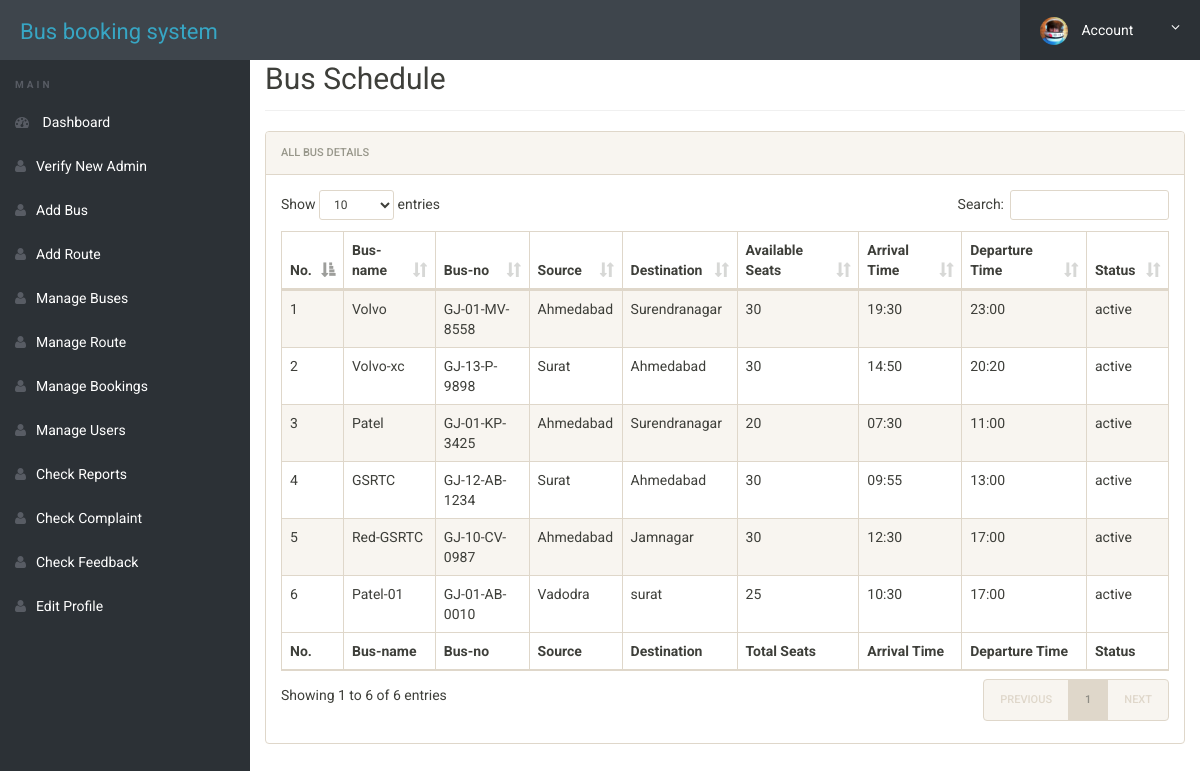
Screenshot of /admin/schedule.php (signed in) with the database file from the repository.
### tables this page shows
CREATE TABLE IF NOT EXISTS `buses` (
  `id` int(11) NOT NULL AUTO_INCREMENT,
  `rid` varchar(11) NOT NULL,
  `bname` varchar(30) NOT NULL,
  `bno` varchar(30) NOT NULL,
  `total_seat` int(30) NOT NULL,
  `source` varchar(50) NOT NULL,
  `destination` varchar(50) NOT NULL,
  `arrival` varchar(10) NOT NULL,
  `departure` varchar(10) NOT NULL,
  `price` int(11) NOT NULL,
  `status` int(1) NOT NULL,
  `created_at` timestamp NOT NULL DEFAULT CURRENT_TIMESTAMP,
  `updated_at` timestamp NOT NULL DEFAULT CURRENT_TIMESTAMP,
  PRIMARY KEY (`id`),
  UNIQUE KEY `rid` (`rid`),
  UNIQUE KEY `bno` (`bno`)
);

### admin/schedule.php (the view, shortened to what this page needs)
<?php
include('includes/config.php');
?>
<!doctype html>
<html lang="en" class="no-js">
<head>
	<link rel="stylesheet" href="css/font-awesome.min.css">
	<link rel="stylesheet" href="css/bootstrap.min.css">
	<link rel="stylesheet" href="css/dataTables.bootstrap.min.css">
	<link rel="stylesheet" href="css/bootstrap-social.css">
	<link rel="stylesheet" href="css/bootstrap-select.css">
	<link rel="stylesheet" href="css/fileinput.min.css">
	<link rel="stylesheet" href="css/awesome-bootstrap-checkbox.css">
	<link rel="stylesheet" href="css/style.css">
</head>
<body>
	<?php include('includes/header.php');?>
	<div class="ts-main-content">
			<?php include('includes/sidebar.php');?>
		<div class="content-wrapper">
			<div class="container-fluid">
				<div class="row">
					<div class="col-md-12">
						<h2 class="page-title" style="margin-top:4%">Bus Schedule</h2>
						<div class="panel panel-default">
							<div class="panel-heading">All bus Details</div>
							<div class="panel-body">
								<table id="zctb" class="display table table-striped table-bordered table-hover" cellspacing="0" width="100%">
									<thead>
										<tr>
											<th>No.</th>
											<th>Bus-name</th>
											<th>Bus-no</th>
											<th>Source</th>
											<th>Destination</th>
											<th>Available Seats</th>
											<th>Arrival Time </th>
											<th>Departure Time </th>
											<th>Status</th>
										</tr>
									</thead>
									<tfoot>
										<tr>
											<th>No.</th>
											<th>Bus-name</th>
											<th>Bus-no</th>
											<th>Source</th>
											<th>Destination</th>
											<th>Total Seats</th>
											<th>Arrival Time </th>
											<th>Departure Time </th>
											<th>Status</th>							</tr>
									</tfoot>
									<tbody>
<?php
$ret="select * from buses";
$stmt= $mysqli->prepare($ret) ;
$stmt->execute() ;
$res=$stmt->get_result();
$cnt=1;
while($row=$res->fetch_object())
	  {
	  	?>
		<?php
		if($row->status == 1)
		{
			$st = "active";
		}
		else
		{
			$st = "Inactive";
		}
		?>
<tr><td><?php echo $cnt;;?></td>
<td><?php echo $row->bname;?></td>
<td><?php echo $row->bno;?></td>
<td><?php echo $row->source;?></td>
<td><?php echo $row->destination;?></td>
<td><?php echo $row->total_seat;?></td>
<td><?php echo $row->arrival;?></td>
<td><?php echo $row->departure;?></td>
<td><?php echo $st;?></td>
										</tr>
									<?php
$cnt=$cnt+1;
									 } ?>
									</tbody>
								</table>
							</div>
						</div>
					</div>
				</div>
			</div>
		</div>
	</div>
</body>
</html>

### admin/css/style.css (style rules this page uses)
html { font-size: 14px; }
@media only screen and (min-width: 480px) { html { font-size: 17px; } }
@media only screen and (min-width: 768px) { html { font-size: 14px; } }
body { font-size: 1em; }
.panel { overflow: hidden; }
.page-title { padding-bottom: 15px; margin-bottom: 20px; border-bottom: 1px solid #f0f0f0; }
.ts-main-content .content-wrapper { padding-top: 15px; margin-top: 10px; }
@media only screen and (min-width: 992px) { .ts-main-content .content-wrapper { margin-left: 250px; } }

### rows the page displays
buses: bname "Volvo", bno "GJ-01-MV-8558", source "Ahmedabad", destination "Surendranagar", total_seat "30", arrival "19:30", departure "23:00", status "active"
buses: bname "Volvo-xc", bno "GJ-13-P-9898", source "Surat", destination "Ahmedabad", total_seat "30", arrival "14:50", departure "20:20", status "active"
buses: bname "Patel", bno "GJ-01-KP-3425", source "Ahmedabad", destination "Surendranagar", total_seat "20", arrival "07:30", departure "11:00", status "active"
buses: bname "GSRTC", bno "GJ-12-AB-1234", source "Surat", destination "Ahmedabad", total_seat "30", arrival "09:55", departure "13:00", status "active"
buses: bname "Red-GSRTC", bno "GJ-10-CV-0987", source "Ahmedabad", destination "Jamnagar", total_seat "30", arrival "12:30", departure "17:00", status "active"
buses: bname "Patel-01", bno "GJ-01-AB-0010", source "Vadodra", destination "surat", total_seat "25", arrival "10:30", departure "17:00", status "active"
